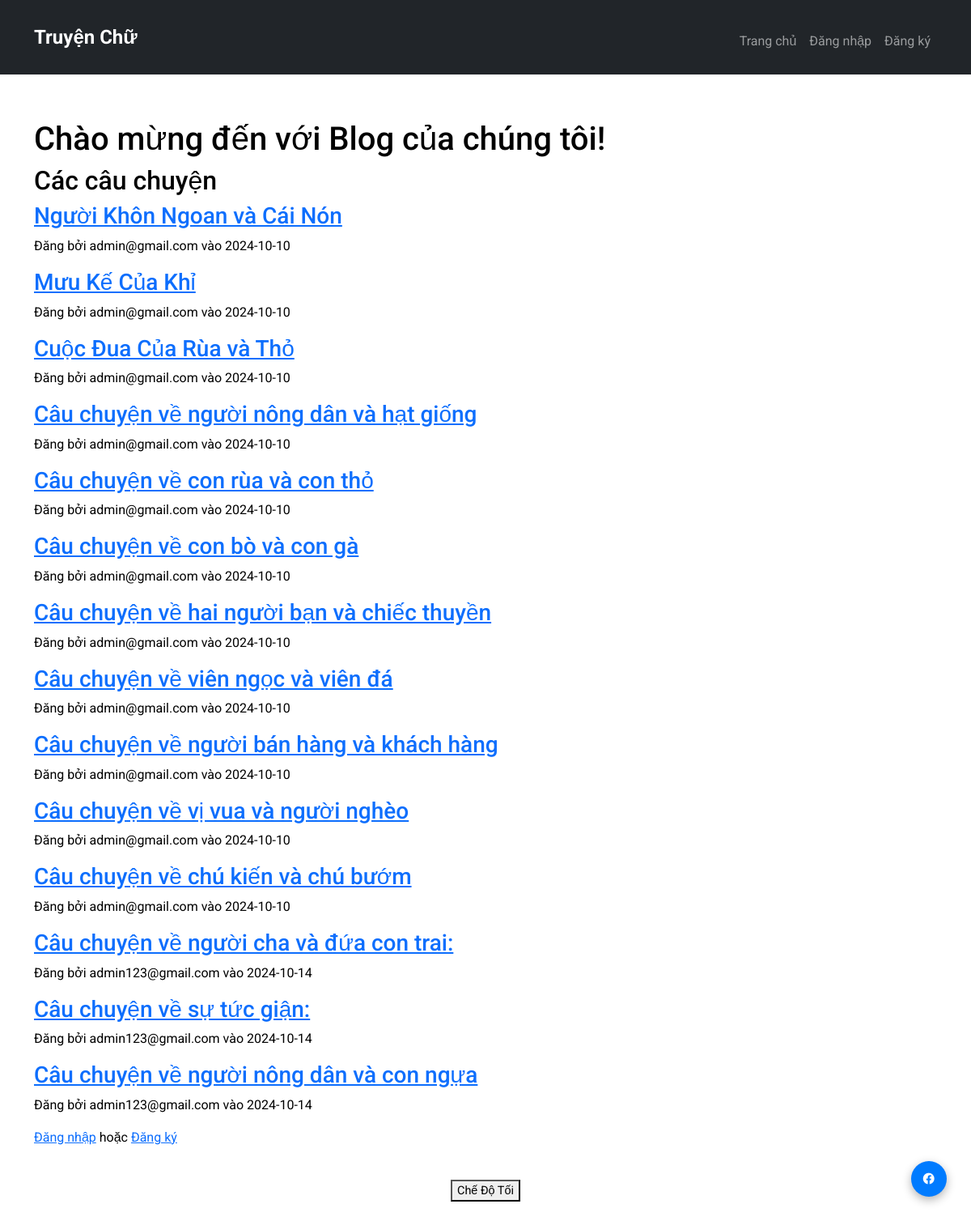
The page / on the database its author committed.
### app/models.py (models this page shows, shortened)
class Story(db.Model):
    __tablename__ = 'story'
    story_id = db.Column(db.Integer, primary_key=True)
    title = db.Column(db.String(200), nullable=False)
    content = db.Column(db.Text, nullable=False)
    user_id = db.Column(db.Integer, db.ForeignKey('user.user_id'), nullable=False)
    date_posted = db.Column(db.DateTime, default=datetime.utcnow)
    author = db.relationship('User', back_populates='stories')  # Sử dụng 'author' thay cho 'user'
    comments = db.relationship('Comment', back_populates='story', cascade='all, delete-orphan')

class User(db.Model):
    __tablename__ = 'user'  # Đặt tên bảng rõ ràng
    user_id = db.Column(db.Integer, primary_key=True)
    email = db.Column(db.String(100), nullable=False, unique=True)
    password_hash = db.Column(db.String(128), nullable=False)  # Mã hóa mật khẩu
    is_active = db.Column(db.Boolean, default=True)  # Trạng thái tài khoản
    stories = db.relationship('Story', back_populates='author', cascade='all, delete-orphan')
    comments = db.relationship('Comment', back_populates='author', cascade='all, delete-orphan')

### app/routes.py (the view)
@main.route("/")
def home():
    stories = Story.query.all()  # Get all stories
    return render_template("home.html", stories=stories)

### app/templates/home.html (shortened to what this page needs)
{% extends "base.html" %}
{% block content %}
<h1>Chào mừng đến với Blog của chúng tôi!</h1>
<h2>Các câu chuyện</h2>
{% for story in stories %}
    <h3><a href="{{ url_for('main.story_detail', story_id=story.story_id) }}">{{ story.title }}</a></h3>
    <p>Đăng bởi {{ story.author.email }} vào {{ story.date_posted.strftime('%Y-%m-%d') }}</p>
{% else %}
    <p>Chưa có câu chuyện nào.</p>
{% endfor %}
{% if 'user' in session %}
    <p><a href="{{ url_for('main.blog') }}">Đăng câu chuyện mới</a></p>
    <p><a href="{{ url_for('main.logout') }}">Đăng xuất</a></p>
{% else %}
    <p><a href="{{ url_for('main.login') }}">Đăng nhập</a> hoặc <a href="{{ url_for('main.register') }}">Đăng ký</a></p>
{% endif %}
{% endblock %}

### app/static/style.css (style rules this page uses)
body { font-family: 'Roboto', sans-serif; background-color: #f8f9fa; }
body { background-color: #ffffff; color: #000000; }

### rows shown on the page
Story: title "Người Khôn Ngoan và Cái Nón", author.email "admin@gmail.com", date_posted "2024-10-10"
Story: title "Mưu Kế Của Khỉ", author.email "admin@gmail.com", date_posted "2024-10-10"
Story: title "Cuộc Đua Của Rùa và Thỏ", author.email "admin@gmail.com", date_posted "2024-10-10"
Story: title "Câu chuyện về người nông dân và hạt giống", author.email "admin@gmail.com", date_posted "2024-10-10"
Story: title "Câu chuyện về con rùa và con thỏ", author.email "admin@gmail.com", date_posted "2024-10-10"
Story: title "Câu chuyện về con bò và con gà", author.email "admin@gmail.com", date_posted "2024-10-10"
Story: title "Câu chuyện về hai người bạn và chiếc thuyền", author.email "admin@gmail.com", date_posted "2024-10-10"
Story: title "Câu chuyện về viên ngọc và viên đá", author.email "admin@gmail.com", date_posted "2024-10-10"
Story: title "Câu chuyện về người bán hàng và khách hàng", author.email "admin@gmail.com", date_posted "2024-10-10"
Story: title "Câu chuyện về vị vua và người nghèo", author.email "admin@gmail.com", date_posted "2024-10-10"
Story: title "Câu chuyện về chú kiến và chú bướm", author.email "admin@gmail.com", date_posted "2024-10-10"
Story: title "Câu chuyện về người cha và đứa con trai:", author.email "admin123@gmail.com", date_posted "2024-10-14"
Story: title "Câu chuyện về sự tức giận:", author.email "admin123@gmail.com", date_posted "2024-10-14"
Story: title "Câu chuyện về người nông dân và con ngựa", author.email "admin123@gmail.com", date_posted "2024-10-14"
